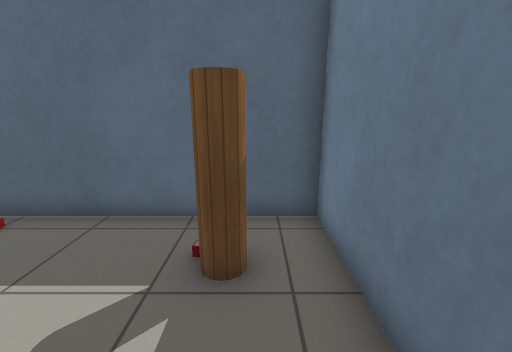
[1] (above)

13 first-person views from a walk through a robot-simulator world made for Gazebo. The camera is 1.2 m above the floor, tilts 14° down and sees 90° across. The floor is counted in squares, 0.5 m on a side. Each view is taken from the middle of a square. On the plan, view 1 faces up. The plan holds only what a view shows up to about 17 squares ahead; the rest is blank. Simple patterns stand in for the simulator's built-in surfaces. Some surface patterns are stand-ins.

[2]
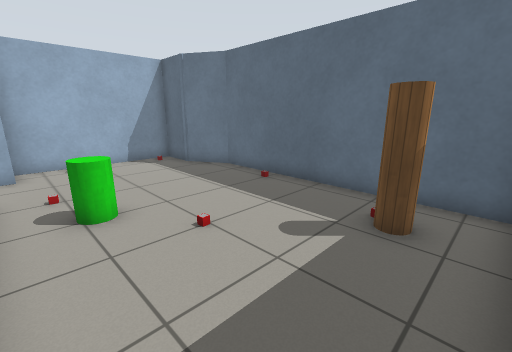

[3]
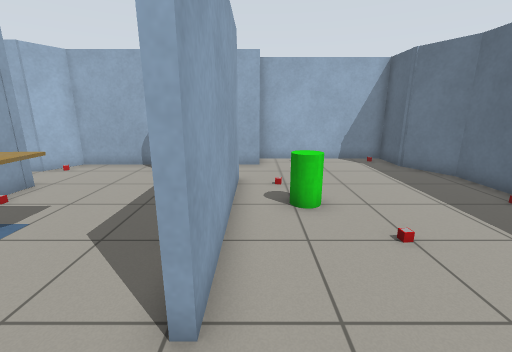

[4]
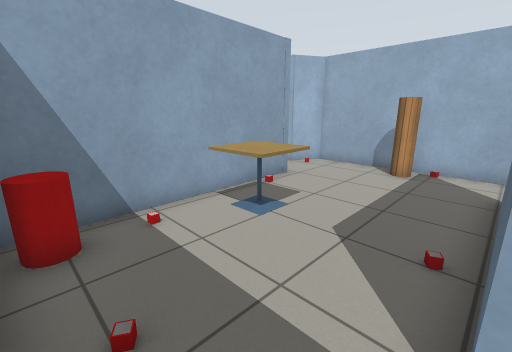

[5]
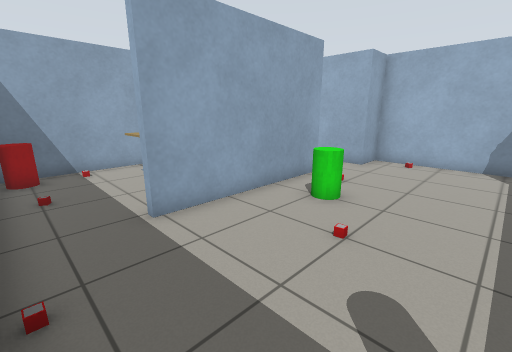

[6]
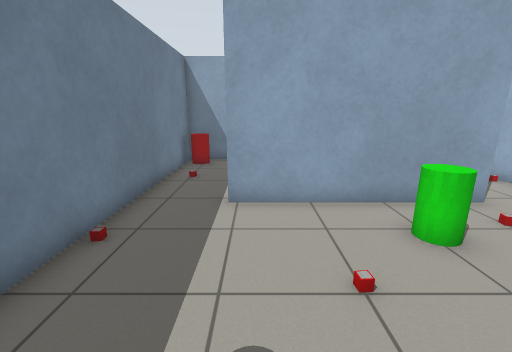

[7]
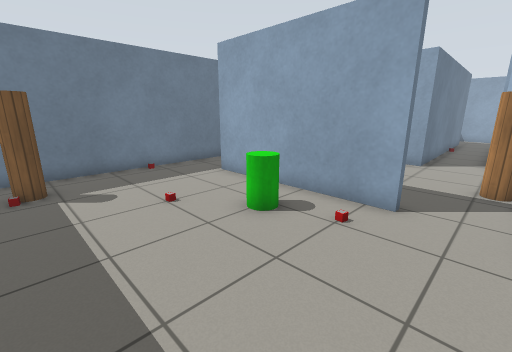

[8]
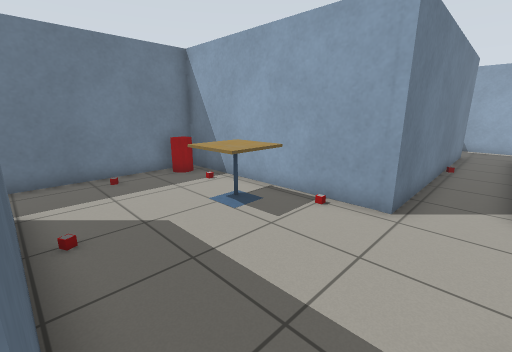

[9]
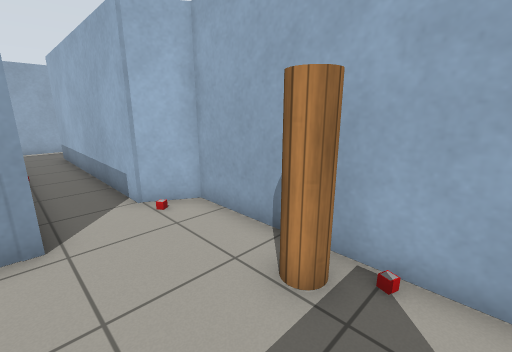

[10]
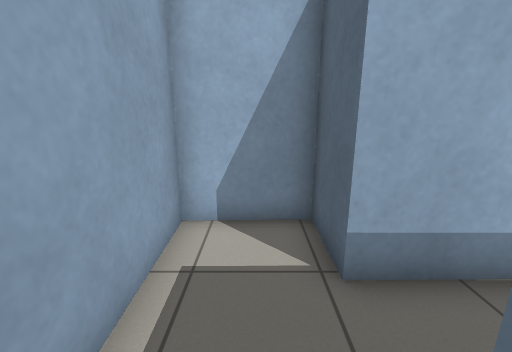

[11]
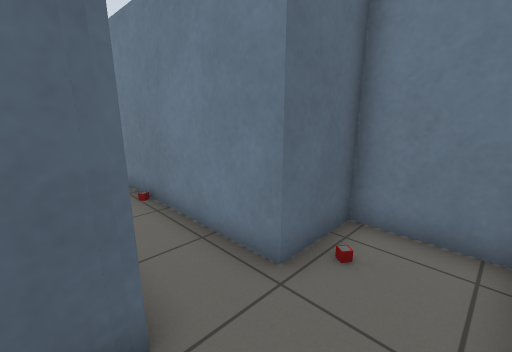

[12]
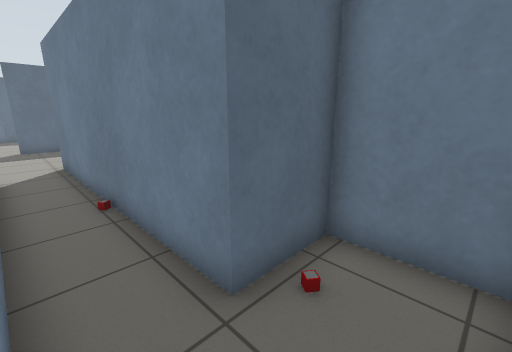

[13]
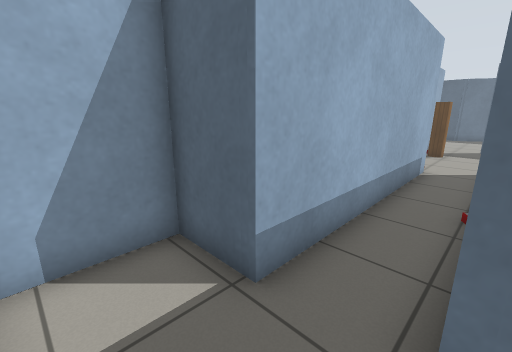

### Floor plan
Points are (right, up) in squares from view 1. A wall is a line through its corners. A room is listed if a view was taken in it or the views show most of it. See-through windows are left out.
Room 1 (views 1, 2, 3, 5, 6, 7)
walls: (-8.4, -2.6) (-1.1, -2.6); (1.4, -2.5) (1.4, 5.7) (-8.6, 5.7) (-10.5, 4.6) (-12.5, 4.6) (-12.5, -1.8) (-10.9, -1.8)
ways out: opening at (-9.5, -3) to room 2; opening at (0, -3) to room 2
objects: other object (-12, 0); other object (-12, 4); other object (-8, -1); green cylinder (-6, -1) to (-5, 0); other object (-6, 5); other object (-4, 1); wooden cylinder (-1, 4) to (0, 4); other object (1, -1)
Room 2 (views 4, 8, 9)
walls: (-7.2, -10.4) (-7.2, -9.4) (1.4, -9.2) (1.4, -2.5); (-1.1, -2.9) (-8.2, -2.9); (-10.9, -1.8) (-10.9, -10.1) (-9.4, -10.9)
ways out: opening at (-9.5, -3) to room 1; opening at (0, -3) to room 1; opening at (-8.5, -11) to room 3
objects: other object (-10, -10); wooden cylinder (-10, -6); other object (-10, -5); other object (-6, -9); table (-4, -8) to (-3, -7); other object (-4, -4); other object (-1, -8); other object (0, -6); red cylinder (1, -8)
Room 3 (views 10, 11, 12, 13)
walls: (-4.6, -23.3) (-4.6, -20.7) (-7.1, -20.7) (-7.2, -10.4); (-9.4, -10.9) (-9.3, -20.7) (-11.5, -20.7) (-11.4, -23.7) (-6.8, -23.6)
ways out: opening at (-8.5, -11) to room 2
objects: other object (-6, -21)

Positions as (right, up) in squares from view 1, and headings:
1: (0, 0), facing up
2: (1, -2), facing up-left
3: (1, -2), facing left
4: (1, -3), facing down-left
5: (1, 3), facing down-left
6: (-2, 4), facing down
7: (-10, 4), facing down-right
8: (-9, -3), facing down-right
9: (-7, -4), facing down-left
10: (-6, -22), facing left
11: (-10, -23), facing up-right
12: (-9, -23), facing up-right
13: (-7, -23), facing up-left
